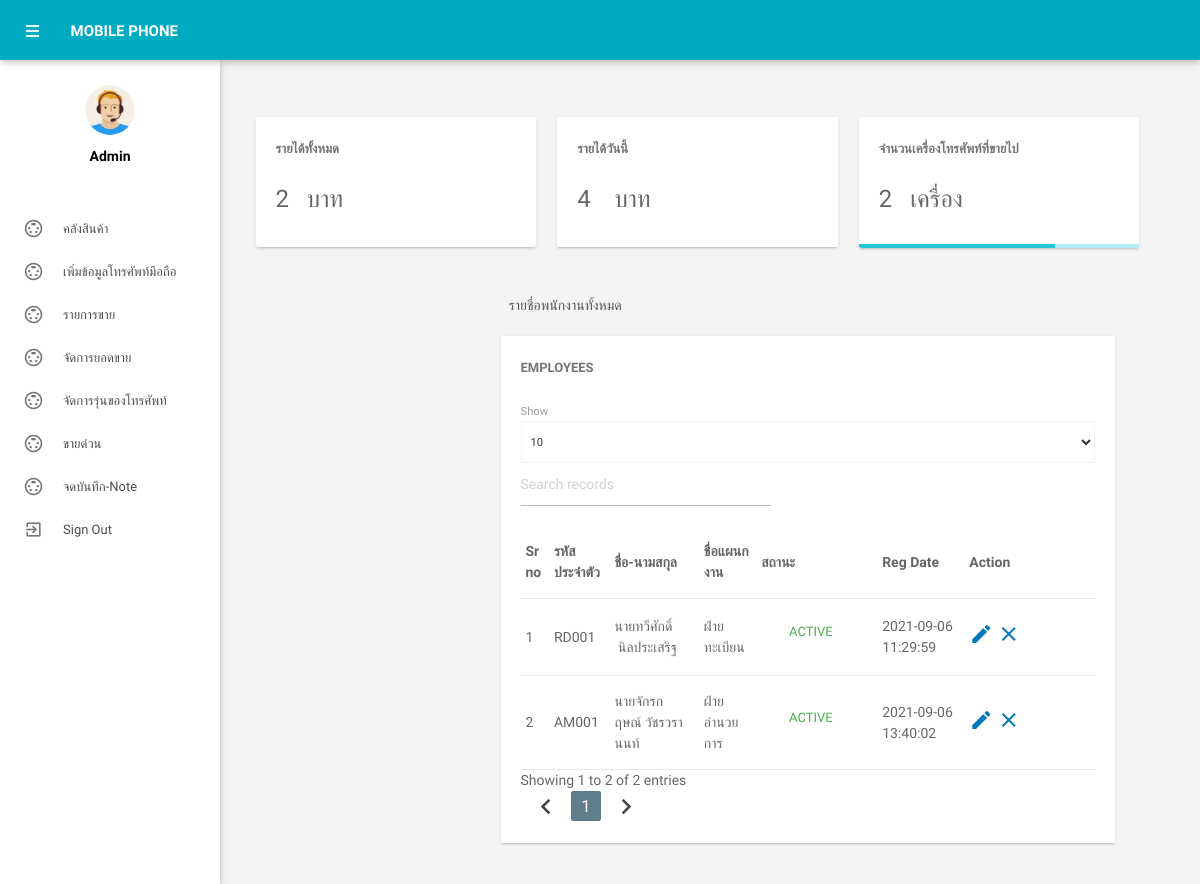
The app's page /admin/dashboard4.php (signed in) with its own data.
### tables this page shows
CREATE TABLE IF NOT EXISTS tblemployees(
 `id` int(11) NOT NULL,
  `EmpId` varchar(100) NOT NULL,
  `FirstName` varchar(150) NOT NULL,
  `LastName` varchar(150) NOT NULL,
  `EmailId` varchar(200) NOT NULL,
  `Password` varchar(180) NOT NULL,
  `Gender` varchar(100) NOT NULL,
  `Dob` varchar(100) NOT NULL,
  `Department` varchar(255) NOT NULL,
  `Address` varchar(255) NOT NULL,
  `City` varchar(200) NOT NULL,
  `Country` varchar(150) NOT NULL,
  `Phonenumber` char(11) NOT NULL,
  `Status` int(1) NOT NULL,
  `RegDate` timestamp NOT NULL DEFAULT CURRENT_TIMESTAMP
)CHARACTER SET utf8;

### admin/dashboard4.php (the view, shortened to what this page needs)
<?php
include('includes/config.php');
if (strlen($_SESSION['alogin']) == 0) {
    header('location:index.php');
} else {
?>
    <!DOCTYPE html>
    <html lang="en">
    <head>
        <link type="text/css" rel="stylesheet" href="../assets/plugins/materialize/css/materialize.min.css" />
        <link href="../assets/plugins/metrojs/MetroJs.min.css" rel="stylesheet">
        <link href="../assets/plugins/weather-icons-master/css/weather-icons.min.css" rel="stylesheet">
        <link href="../assets/css/alpha.min.css" rel="stylesheet" type="text/css" />
        <link href="../assets/css/custom.css" rel="stylesheet" type="text/css" />
    </head>
    <body>
        <?php include('includes/header.php'); ?>
        <?php include('includes/sidebar.php'); ?>
        <main class="mn-inner">
            <div class="middle-content">
                <div class="row no-m-t no-m-b">
                    <div class="col s12 m12 l4">
                        <div class="card stats-card">
                            <div class="card-content">
                                <span class="card-title">รายได้ทั้งหมด</span>
                                <span class="stats-counter">
                                    <?php
                                    $sql = "SELECT id from tblemployees";
                                    $query = $dbh->prepare($sql);
                                    $query->execute();
                                    $empcount = $query->rowCount();
                                    ?>
                                    <span class="counter"><?php echo htmlentities($empcount); ?></span>&nbsp&nbsp บาท</span>
                            </div>
                            <div id="sparkline-bar"></div>
                        </div>
                    </div>
                    <div class="col s12 m12 l4">
                        <div class="card stats-card">
                            <div class="card-content">
                                <span class="card-title">รายได้วันนี้</span>
                                <?php
                                $sql = "SELECT id from tbldepartments";
                                $query = $dbh->prepare($sql);
                                $query->execute();
                                $dptcount = $query->rowCount();
                                ?>
                                <span class="stats-counter"><span class="counter"><?php echo htmlentities($dptcount); ?> </span>&nbsp&nbsp บาท</span>
                            </div>
                            <div id="sparkline-line"></div>
                        </div>
                    </div>
                    <div class="col s12 m12 l4">
                        <div class="card stats-card">
                            <div class="card-content">
                                <span class="card-title">จำนวนเครื่องโทรศัพท์ที่ขายไป</span>
                                <?php
                                $sql = "SELECT id from  tblleaves";
                                $query = $dbh->prepare($sql);
                                $query->execute();
                                $leavtypcount = $query->rowCount();
                                ?>
                                <span class="stats-counter"><span class="counter"><?php echo htmlentities($leavtypcount); ?></span>&nbsp&nbsp เครื่อง</span>
                            </div>
                            <div class="progress stats-card-progress">
                                <div class="determinate" style="width: 70%"></div>
                            </div>
                        </div>
                    </div>
                </div>
                <main class="mn-inner">
                    <div class="row">
                        <div class="col s12">
                            <div class="page-title">รายชื่อพนักงานทั้งหมด</div>
                        </div>
                        <div class="col s12 m12 l12">
                            <div class="card">
                                <div class="card-content">
                                    <span class="card-title">Employees</span>
                                    <table id="example" class="display responsive-table ">
                                        <thead>
                                            <tr>
                                                <th>Sr no</th>
                                                <th>รหัสประจำตัว</th>
                                                <th>ชื่อ-นามสกุล</th>
                                                <th>ชื่อแผนกงาน</th>
                                                <th>สถานะ</th>
                                                <th>Reg Date</th>
                                                <th>Action</th>
                                            </tr>
                                        </thead>
                                        <tbody>
                                            <?php $sql = "SELECT EmpId,FirstName,LastName,Department,Status,RegDate,id from  tblemployees";
                                            $query = $dbh->prepare($sql);
                                            $query->execute();
                                            $results = $query->fetchAll(PDO::FETCH_OBJ);
                                            $cnt = 1;
                                            if ($query->rowCount() > 0) {
                                                foreach ($results as $result) {               ?>
                                                    <tr>
                                                        <td> <?php echo htmlentities($cnt); ?></td>
                                                        <td><?php echo htmlentities($result->EmpId); ?></td>
                                                        <td><?php echo htmlentities($result->FirstName); ?>&nbsp;<?php echo htmlentities($result->LastName); ?></td>
                                                        <td><?php echo htmlentities($result->Department); ?></td>
                                                        <td><?php $stats = $result->Status;
                                                            if ($stats) {
                                                            ?>
                                                                <a class="waves-effect waves-green btn-flat m-b-xs">Active</a>
                                                            <?php } else { ?>
                                                                <a class="waves-effect waves-red btn-flat m-b-xs">Inactive</a>
                                                            <?php } ?>
                                                        </td>
                                                        <td><?php echo htmlentities($result->RegDate); ?></td>
                                                        <td><a href="editemployee.php?empid=<?php echo htmlentities($result->id); ?>"><i class="material-icons">mode_edit</i></a>
                                                            <?php if ($result->Status == 1) { ?>
                                                                <a href="manageemployee.php?inid=<?php echo htmlentities($result->id); ?>" onclick="return confirm('คุณต้องการที่จะลบข้อมูลพนักงานหรือไหม ?');"" > <i class=" material-icons" title="Inactive">clear</i>
                                                                <?php } else { ?>
                                                                    <a href="manageemployee.php?id=<?php echo htmlentities($result->id); ?>" onclick="return confirm('Are you sure you want to active this employee?');""><i class=" material-icons" title="Active">done</i>
                                                                    <?php } ?>
                                                        </td>
                                                    </tr>
                                            <?php $cnt++;
                                                }
                                            } ?>
                                        </tbody>
                                    </table>
                                </div>
                            </div>
                        </div>
                    </div>
                </main>
                <div class="left-sidebar-hover"></div>
            </div>
        </main>
        </div>
    </body>
    </html>
<?php } ?>

### admin/includes/header.php (shortened to what this page needs)
<div class="mn-content fixed-sidebar">
    <header class="mn-header navbar-fixed">
        <nav class="cyan darken-1">
            <div class="nav-wrapper row">
                <section class="material-design-hamburger navigation-toggle">
                    <a href="#" data-activates="slide-out" class="button-collapse show-on-large material-design-hamburger__icon">
                        <span class="material-design-hamburger__layer"></span>
                    </a>
                </section>
                <div class="header-title col s5">
                    <span class="chapter-title">Mobile Phone</span>
                </div>
            </div>
        </nav>
    </header>

### admin/includes/sidebar.php
<aside id="slide-out" class="side-nav white fixed">
           <div class="side-nav-wrapper">
           <div class="center">
               <div class="sidebar-profile">
                   <div class="sidebar-profile-image">
                       <img src="../assets/images/profile-image.png" class="circle" alt="">
                   </div>
                   <div class="sidebar-profile-info">
                           <p>Admin</p>
                   </div>
               </div>
           </div>
           <ul class="sidebar-menu collapsible collapsible-accordion" data-collapsible="accordion">
               <li class="no-padding"><a class="waves-effect waves-grey" href="dashboard.php"><i class="material-icons">settings_input_svideo</i>คลังสินค้า</a></li>
               <li class="no-padding"><a class="waves-effect waves-grey" href="add_phone.php"><i class="material-icons">settings_input_svideo</i>เพิ่มข้อมูลโทรศัพท์มือถือ</a></li>
               <li class="no-padding"><a class="waves-effect waves-grey" href="list-sell.php"><i class="material-icons">settings_input_svideo</i>รายการขาย</a></li>
               <li class="no-padding"><a class="waves-effect waves-grey" href="manage-list.php"><i class="material-icons">settings_input_svideo</i>จัดการยอดขาย</a></li>
               <li class="no-padding"><a class="waves-effect waves-grey" href="add-smart-phone.php"><i class="material-icons">settings_input_svideo</i>จัดการรุ่นของโทรศัพท์</a></li>
               <li class="no-padding"><a class="waves-effect waves-grey" href="sell_phone2.php"><i class="material-icons">settings_input_svideo</i>ขายด่วน</a></li>
               <li class="no-padding"><a class="waves-effect waves-grey" href="note.php"><i class="material-icons">settings_input_svideo</i>จดบันทึก-Note</a></li>
                   <li class="no-padding">
                           <a class="waves-effect waves-grey" onclick="return confirm('แน่ใจหรือไหมที่จะออกจากระบบ ?');" href="logout.php"><i class="material-icons">exit_to_app</i>Sign Out</a>
                       </li>
           </ul>
           </div>
       </aside>

### admin/dashboard4.php (style rules this page uses)
body { font-family: 'IBM Plex Sans Thai Looped', sans-serif; }

### records on screen
tblemployees: EmpId "RD001", FirstName "นายทวีศักดิ์", LastName "นิลประเสริฐ", Department "ฝ่ายทะเบียน", Status "ACTIVE", RegDate "2021-09-06 11:29:59"
tblemployees: EmpId "AM001", FirstName "นายจักรกฤษณ์", LastName "วัชรวรานนท์", Department "ฝ่ายอำนวยการ", Status "ACTIVE", RegDate "2021-09-06 13:40:02"

### other values on screen
$empcount "2"
$dptcount "4"
$leavtypcount "2"
